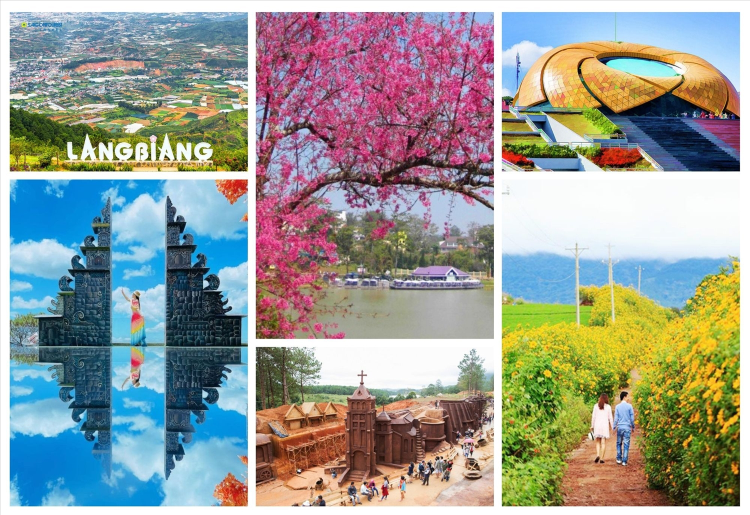
#> input picture exercise/dalat.jpg, 1500 x 1029 px (shown at 1/2 size)
$ jupyter execute THLAB4.ipynb
#> lines starting #> are read from the running program, lines starting #| are printed output that depends on the picture; after the words box and inside, x2 and y2 are one past the last pixel; in counts of white or black regions, pixels touching at a corner belong together
[cell 1]
import cv2
import numpy as np
import matplotlib.pyplot as plt
import scipy.ndimage as nd
from skimage import morphology
from PIL import Image

#Câu 1:Tịnh tiến và Otsu Threshold
img1 = cv2.imread("exercise/dalat.jpg")
#> img1 is the input picture: shape (1029, 1500, 3); mean B, G, R 149.9, 155.2, 151.3
gray1 = cv2.cvtColor(img1, cv2.COLOR_BGR2GRAY)
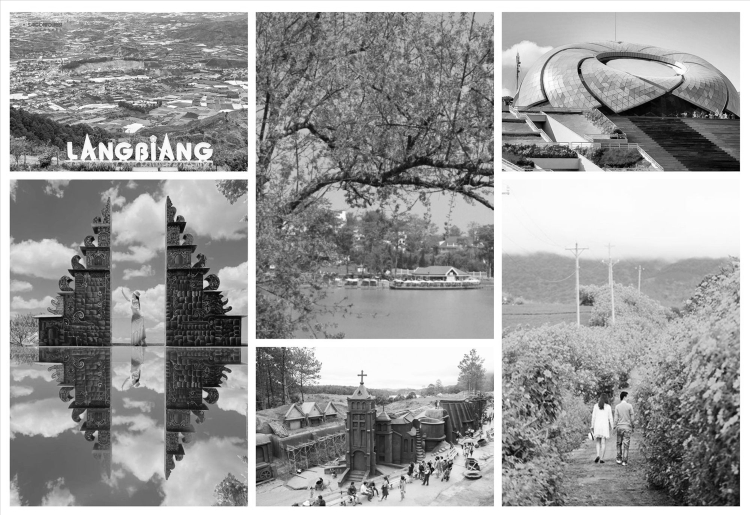
#> gray1: shape (1029, 1500) (shown at 1/2 size); min 0, max 255, mean 153.5


x, y, w, h = 300, 50, 200, 100
roi1 = gray1[y:y+h, x:x+w]
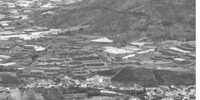
#> roi1: shape (100, 200); min 60, max 255, mean 135.2

translated = np.zeros_like(gray1)
translated[y:y+h, x+100:x+100+w] = roi1
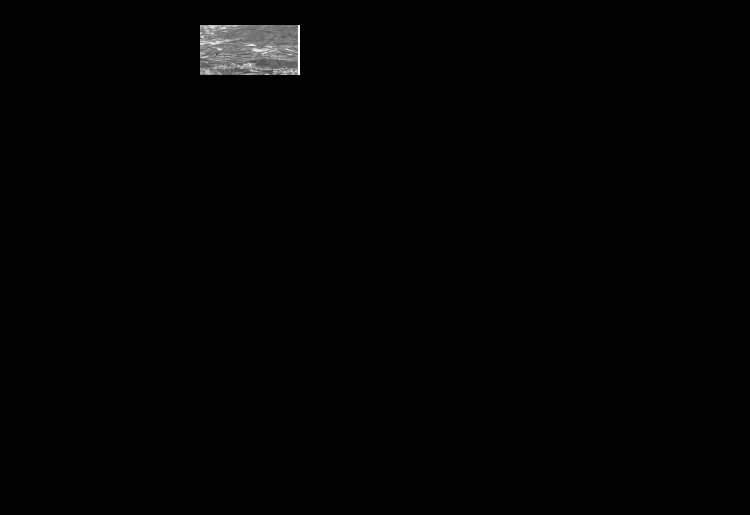
#> translated: shape (1029, 1500) (shown at 1/2 size); min 0, max 255, mean 1.8
_, otsu = cv2.threshold(translated, int(0.3*255), 255, cv2.THRESH_BINARY + cv2.THRESH_OTSU)
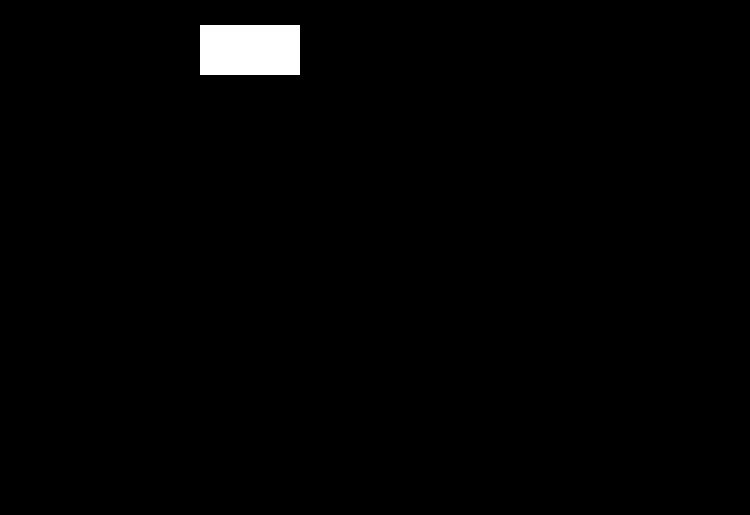
#> otsu: shape (1029, 1500) (shown at 1/2 size); 1.3% white; 1 white region, box (x1, y1, x2, y2) and area: (400, 50, 600, 150) 19987

cv2.imwrite("lang_biang.jpg", otsu)
plt.imshow(otsu, cmap='gray')
plt.title("LangBiang - Otsu Threshold")
plt.axis('off')
plt.show()

#Câu 2:Xoay và Adaptive Thresholding
img2 = cv2.imread("exercise/dalat.jpg")
gray2 = cv2.cvtColor(img2, cv2.COLOR_BGR2GRAY)

x2, y2, w2, h2 = 200, 200, 180, 80
roi2 = gray2[y2:y2+h2, x2:x2+w2]
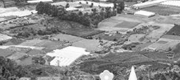
#> roi2: shape (80, 180); min 19, max 255, mean 140.2

center = (roi2.shape[1]//2, roi2.shape[0]//2)
#> center = (90, 40)
M = cv2.getRotationMatrix2D(center, 45, 1.0)
rotated = cv2.warpAffine(roi2, M, (roi2.shape[1], roi2.shape[0]))
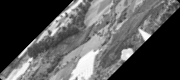
#> rotated: shape (80, 180); min 0, max 253, mean 86.3

adaptive = cv2.adaptiveThreshold(rotated, 255, cv2.ADAPTIVE_THRESH_GAUSSIAN_C, cv2.THRESH_BINARY, 11, 60)
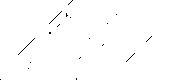
#> adaptive: shape (80, 180); 99.5% white; black in thin lines or dots, all inside (x1, y1, x2, y2) = (0, 0, 152, 80)

cv2.imwrite("ho_xuan_huong.jpg", adaptive)
plt.imshow(adaptive, cmap='gray')
plt.title("Hồ Xuân Hương - Adaptive")
plt.axis('off')
plt.show()

#Câu 3:Mapping + Binary Closing
img3 = cv2.imread("exercise/dalat.jpg")
gray3 = cv2.cvtColor(img3, cv2.COLOR_BGR2GRAY)

x3, y3, w3, h3 = 400, 300, 150, 100
roi3 = gray3[y3:y3+h3, x3:x3+w3]
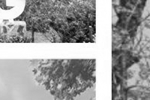
#> roi3: shape (100, 150); min 0, max 255, mean 157.1

roi3_zoom = cv2.resize(roi3, (roi3.shape[1]*2, roi3.shape[0]*2), interpolation=cv2.INTER_LINEAR)
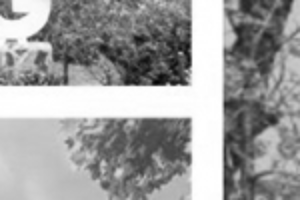
#> roi3_zoom: shape (200, 300); min 3, max 255, mean 157.1

_, binary = cv2.threshold(roi3_zoom, 127, 255, cv2.THRESH_BINARY)
#> binary: shape (200, 300); 60% white; 46 black regions (27 under 20 px), largest, box (x1, y1, x2, y2) and area: (20, 0, 192, 86) 9240, (224, 0, 300, 200) 8412, (83, 119, 191, 200) 5274
closed = morphology.binary_closing(binary / 255.0, morphology.square(3)) # type: ignore
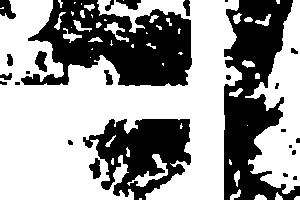
#> closed: shape (200, 300) bool; 60.9% white; 26 black regions (10 under 20 px), largest, box (x1, y1, x2, y2) and area: (21, 0, 192, 86) 8829, (224, 0, 300, 200) 8359, (83, 119, 191, 200) 5044
closed = (closed * 255).astype(np.uint8)

cv2.imwrite("quan_truong_lam_vien.jpg", closed)
plt.imshow(closed, cmap='gray')
plt.title("Quảng Trường Lâm Viên - Closing")
plt.axis('off')
plt.show()
